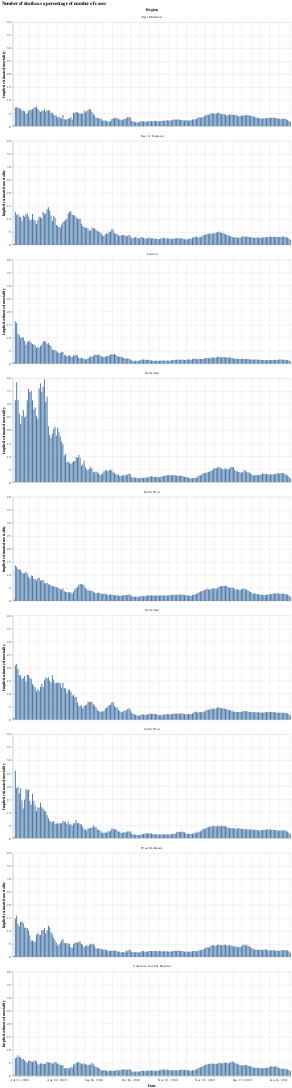

Notebook cell for this chart:
### Code cell
#collapse
bars = alt.Chart(eng_deaths.query("date >= '2020-07-07'")).mark_bar().encode(
    x=alt.X("yearmonthdate(date):T", axis=alt.Axis(title='Date')),
    y=alt.Y("mortalityEstimated:Q", axis=alt.Axis(title='Implied estimated mortality')),
    tooltip="mortalityEstimated:Q"
).properties(width=800)

bars.facet(alt.Column('areaName', title='Region'), columns=1).properties(title='Number of deaths as a percentage of number of cases')

### Figure 1 — Vega-Lite specification as saved in the notebook (floating-point values rounded to 4 significant figures; data arrays with more than 128 entries replaced by an {"elided": "..."} marker saying what was removed)
{"config": {"view": {"continuousWidth": 400, "continuousHeight": 300}}, "data": {"name": "data-b5c2a9ca6390878a0f7fe45d10b4bf68"}, "facet": {"type": "nominal", "field": "areaName", "title": "Region"}, "spec": {"mark": "bar", "encoding": {"tooltip": {"type": "quantitative", "field": "mortalityEstimated"}, "x": {"type": "temporal", "axis": {"title": "Date"}, "field": "date", "timeUnit": "yearmonthdate"}, "y": {"type": "quantitative", "axis": {"title": "Implied estimated mortality"}, "field": "mortalityEstimated"}}, "width": 800}, "columns": 1, "title": "Number of deaths as a percentage of number of cases", "$schema": "https://vega.github.io/schema/vega-lite/v4.8.1.json", "datasets": {"data-b5c2a9ca6390878a0f7fe45d10b4bf68": {"elided": "2016 records"}}}
